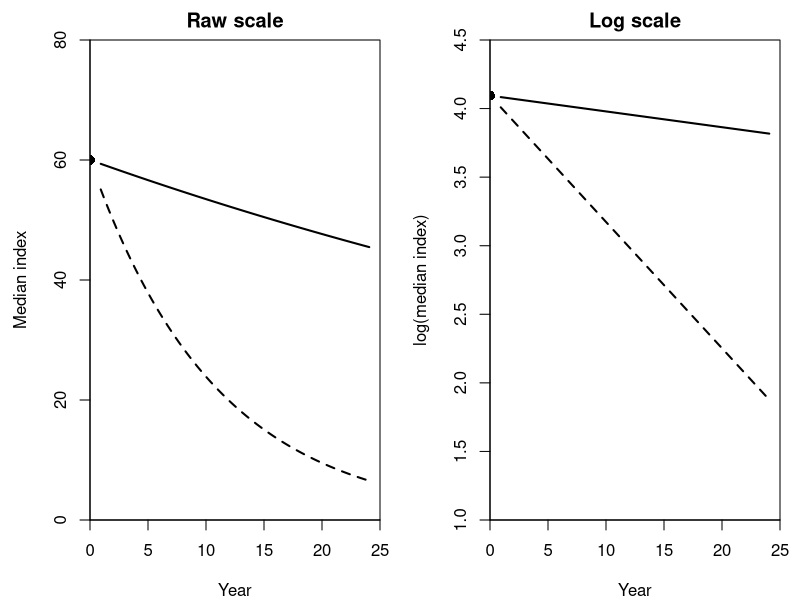
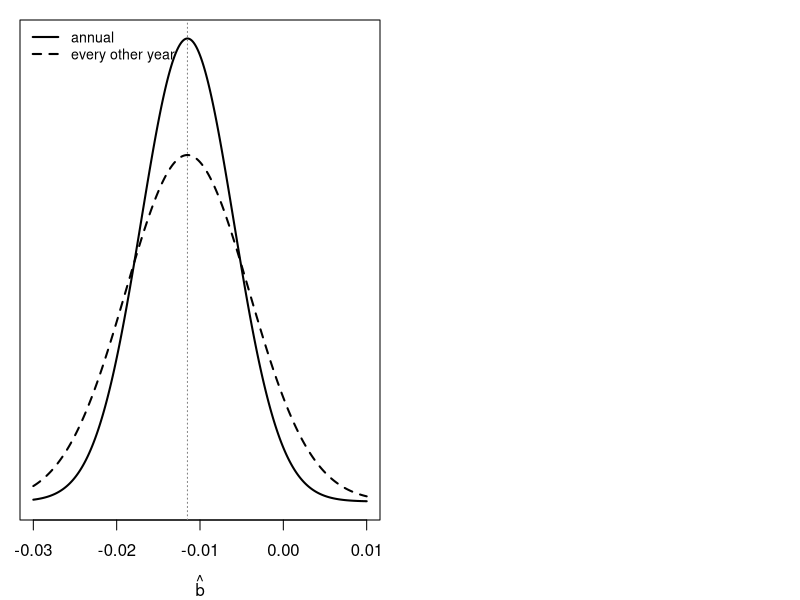
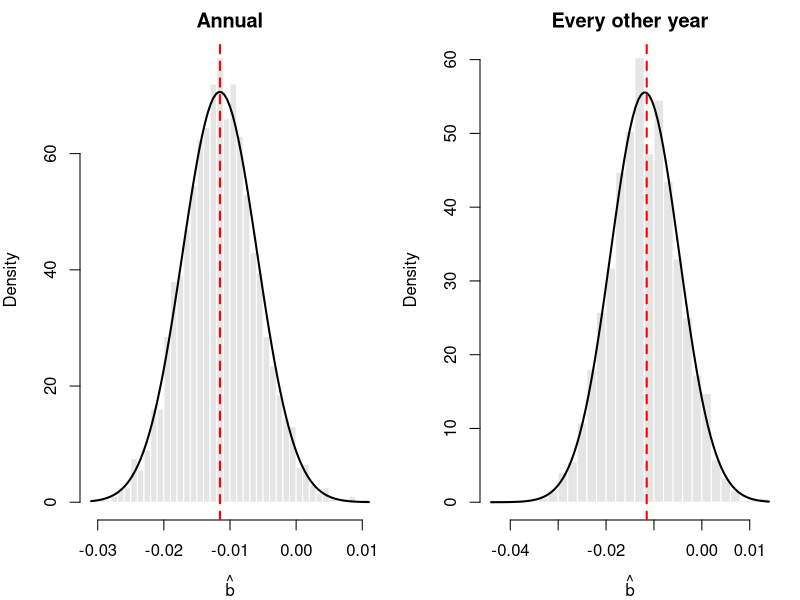

The R script that drew these images, in order:
## ---- chunk 1
knitr::opts_chunk$set(echo = TRUE, warning = FALSE, message = FALSE,
                       fig.width = 6, fig.height = 4)

I0 <- 60
sigma <- 0.2
lambda <- 0.75^(1/25)
b <- log(lambda)
tt_annual <- 1:25
tt_every2 <- seq(1, 25, by = 2)
Stt <- function(t) sum((t - mean(t))^2)
## ---- chunk 2
lambda <- 0.75^(1/25)
b <- log(lambda)
c(lambda = lambda, b = b)
## ---- chunk 3
par(mfrow = c(1, 2), mar = c(4, 4.5, 2, 1))
plot(NA, xlim = c(0, 25), ylim = c(0, 80), xaxs = "i", yaxs = "i",
     xlab = "Year", ylab = "Median index", main = "Raw scale")
curve(60 * 0.75^(x / 25), add = TRUE, lwd = 2)
curve(60 * 0.10^(x / 25), add = TRUE, lwd = 2, lty = 2)
points(0, 60, pch = 16, cex = 1.3)
plot(NA, xlim = c(0, 25), ylim = c(1, 4.5), xaxs = "i", yaxs = "i",
     xlab = "Year", ylab = "log(median index)", main = "Log scale")
curve(log(60) + (log(0.75) / 25) * x, add = TRUE, lwd = 2)
curve(log(60) + (log(0.10) / 25) * x, add = TRUE, lwd = 2, lty = 2)
points(0, log(60), pch = 16, cex = 1.3)
## ---- chunk 4
band <- function(median) {
  c(lo = median * exp(-0.2), hi = median * exp(0.2),
    width = median * (exp(0.2) - exp(-0.2)))
}
rbind(year0 = band(60), year25 = band(45))
## ---- chunk 5
par(mar = c(4, 1, 1, 1))
sd_a <- sigma / sqrt(Stt(tt_annual))
sd_e <- sigma / sqrt(Stt(tt_every2))
xs <- seq(-0.03, 0.01, length.out = 400)
plot(xs, dnorm(xs, b, sd_a), type = "l", lwd = 2, yaxt = "n",
     xlab = expression(hat(b)), ylab = "", ylim = c(0, max(dnorm(xs, b, sd_a))))
lines(xs, dnorm(xs, b, sd_e), lwd = 2, lty = 2)
abline(v = b, col = "grey50", lty = 3)
legend("topleft", c("annual", "every other year"), lty = c(1, 2), lwd = 2, bty = "n", cex = 0.85)
## ---- chunk 6
R_needed <- 0.9 * 0.1 / 0.01^2
R_needed
## ---- chunk 7
sim_one <- function(tt, sigma, b, I0 = 60, level = 0.9) {
  idx <- I0 * exp(b * tt + rnorm(length(tt), 0, sigma))
  m <- lm(log(idx) ~ tt)
  ci <- confint(m, "tt", level = level)
  c(bhat = unname(coef(m)["tt"]), lo = ci[1], hi = ci[2])
}
run_design <- function(tt, sigma, b, R, seed) {
  set.seed(seed)
  res <- t(replicate(R, sim_one(tt, sigma, b)))
  list(bhat = res[, "bhat"], mean_b = mean(res[, "bhat"]), sd_b = sd(res[, "bhat"]),
       coverage = mean(res[, "lo"] <= b & b <= res[, "hi"]))
}
res_a <- run_design(tt_annual, sigma, b, R = 2000, seed = 4746)
res_e <- run_design(tt_every2, sigma, b, R = 2000, seed = 4747)
data.frame(
  design = c("Annual", "Every other year"),
  mean_bhat = c(res_a$mean_b, res_e$mean_b),
  sd_bhat = c(res_a$sd_b, res_e$sd_b),
  coverage = c(res_a$coverage, res_e$coverage)
)
## ---- chunk 8
par(mfrow = c(1, 2), mar = c(4, 4, 2, 1))
hist(res_a$bhat, freq = FALSE, breaks = 30, main = "Annual", xlab = expression(hat(b)),
     col = "grey90", border = "white")
curve(dnorm(x, mean(res_a$bhat), sd(res_a$bhat)), add = TRUE, lwd = 2)
abline(v = b, col = "red", lwd = 2, lty = 2)
hist(res_e$bhat, freq = FALSE, breaks = 30, main = "Every other year", xlab = expression(hat(b)),
     col = "grey90", border = "white")
curve(dnorm(x, mean(res_e$bhat), sd(res_e$bhat)), add = TRUE, lwd = 2)
abline(v = b, col = "red", lwd = 2, lty = 2)
## ---- chunk 9
Stt_annual <- Stt(tt_annual); Stt_e2 <- Stt(tt_every2)
sd_annual <- sigma / sqrt(Stt_annual)
sd_e2 <- sigma / sqrt(Stt_e2)
c(annual = sd_annual, every_other_year = sd_e2, ratio = sd_e2 / sd_annual)
